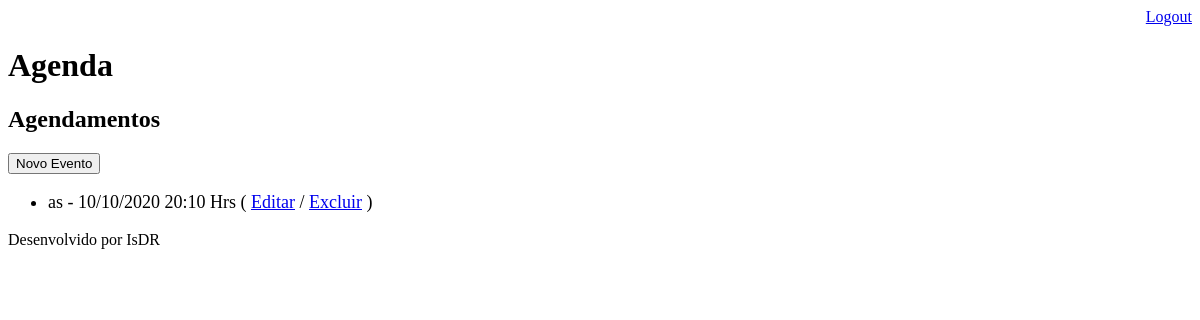
Page /agenda/ (signed in) on the earlier database version.
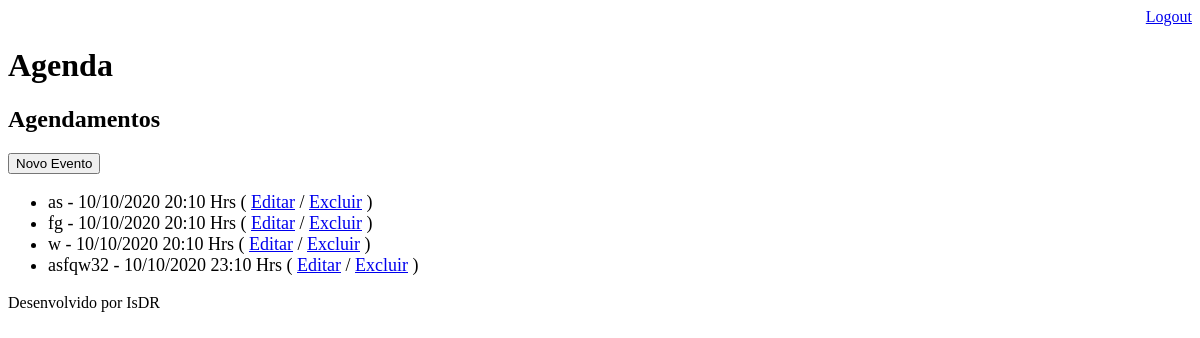
Same page on the later database version.
### core/models.py (models this page shows, shortened)
class Evento(models.Model):
    titulo = models.CharField(max_length=100)
    descricao = models.TextField(blank=True, null=True)
    data_evento = models.DateTimeField(verbose_name='Data do Evento', null=True)
    data_criacao = models.DateTimeField(auto_now=True)
    usuario = models.ForeignKey(User, on_delete=models.CASCADE)
    class Meta:
        db_table = 'evento'
    def get_data_evento(self):
        return self.data_evento.strftime('%d/%m/%Y %H:%M Hrs')

### core/views.py (the view)
# urls.py: path('agenda/', views.lista_eventos),
@login_required(login_url='/login/')
def lista_eventos(request):
    usuario = request.user
    data_atual = datetime.now() - timedelta(hours=1)
    evento = Evento.objects.filter(usuario=usuario,
                                   data_evento__gt=data_atual)
    dados = {'eventos':evento}
    return render(request, 'agenda.html', dados)

### templates/agenda.html (shortened to what this page needs)
{% extends "model-page.html" %}
{% block content %}
    <h2>Agendamentos</h2>
    <a href="evento/">
        <button type="button">Novo Evento</button>
    </a>
    <ul style=" font-size: 18px">
        {% for evento in eventos %}
            <li>
                <div style=>
                {{ evento.titulo }} - {{ evento.get_data_evento }}
                    ( <a href="evento/?id={{ evento.id }}">Editar</a>
                    / <a href="evento/delete/{{ evento.id }}/">Excluir</a> )
                    </div>
            </li>
        {% endfor %}
     </ul>
{% endblock %}

### templates/model-page.html
<!DOCTYPE html>
<html lang="pt-br">
<head>
    {% include "model-header.html" %}
</head>
<body>
    {% block content %} {% endblock %}
    {% include "model-footer.html" %}
</body>
</html>

### templates/model-header.html (shortened to what this page needs)
<div align="right">
    <a href="/logout">Logout</a>
</div>
<h1>Agenda</h1>

### templates/model-footer.html
<p>Desenvolvido por IsDR</p>

Differences in the rows shown:
added Evento: titulo "fg", get_data_evento "10/10/2020 20:10 Hrs"
added Evento: titulo "w", get_data_evento "10/10/2020 20:10 Hrs"
added Evento: titulo "asfqw32", get_data_evento "10/10/2020 23:10 Hrs"
